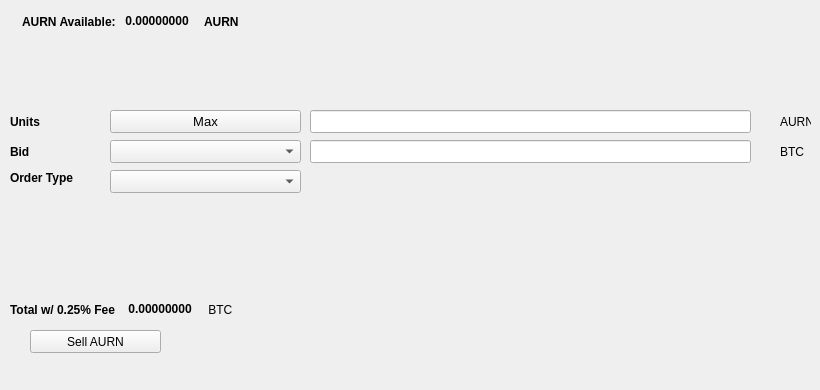
   <widget class="QWidget" name="SellTab">
    <attribute name="title">
     <string>Sell</string>
    </attribute>
    <widget class="QLabel" name="label_16">
     <property name="geometry">
      <rect>
       <x>780</x>
       <y>140</y>
       <width>31</width>
       <height>23</height>
      </rect>
     </property>
     <property name="text">
      <string>BTC</string>
     </property>
    </widget>
    <widget class="QComboBox" name="SellBidcomboBox">
     <property name="geometry">
      <rect>
       <x>110</x>
       <y>140</y>
       <width>191</width>
       <height>23</height>
      </rect>
     </property>
     <property name="font">
      <font>
       <pointsize>10</pointsize>
      </font>
     </property>
    </widget>
    <widget class="QLabel" name="label_18">
     <property name="geometry">
      <rect>
       <x>10</x>
       <y>110</y>
       <width>46</width>
       <height>23</height>
      </rect>
     </property>
     <property name="font">
      <font>
       <weight>75</weight>
       <bold>true</bold>
      </font>
     </property>
     <property name="text">
      <string>Units</string>
     </property>
    </widget>
    <widget class="QPushButton" name="Sell_Max_Amount">
     <property name="geometry">
      <rect>
       <x>110</x>
       <y>110</y>
       <width>191</width>
       <height>23</height>
      </rect>
     </property>
     <property name="font">
      <font>
       <pointsize>10</pointsize>
      </font>
     </property>
     <property name="text">
      <string>Max</string>
     </property>
    </widget>
    <widget class="QLabel" name="label_20">
     <property name="geometry">
      <rect>
       <x>10</x>
       <y>170</y>
       <width>91</width>
       <height>16</height>
      </rect>
     </property>
     <property name="font">
      <font>
       <weight>75</weight>
       <bold>true</bold>
      </font>
     </property>
     <property name="text">
      <string>Order Type</string>
     </property>
    </widget>
    <widget class="QComboBox" name="SellOrdertypeCombo">
     <property name="geometry">
      <rect>
       <x>110</x>
       <y>170</y>
       <width>191</width>
       <height>23</height>
      </rect>
     </property>
     <property name="font">
      <font>
       <pointsize>10</pointsize>
      </font>
     </property>
    </widget>
    <widget class="QLabel" name="label_21">
     <property name="geometry">
      <rect>
       <x>10</x>
       <y>140</y>
       <width>46</width>
       <height>23</height>
      </rect>
     </property>
     <property name="font">
      <font>
       <weight>75</weight>
       <bold>true</bold>
      </font>
     </property>
     <property name="text">
      <string>Bid</string>
     </property>
    </widget>
    <widget class="QLabel" name="label_22">
     <property name="geometry">
      <rect>
       <x>780</x>
       <y>110</y>
       <width>31</width>
       <height>23</height>
      </rect>
     </property>
     <property name="text">
      <string>AURN</string>
     </property>
    </widget>
    <widget class="QLineEdit" name="UnitsInputAURN">
     <property name="geometry">
      <rect>
       <x>310</x>
       <y>110</y>
       <width>441</width>
       <height>23</height>
      </rect>
     </property>
     <property name="font">
      <font>
       <pointsize>9</pointsize>
       <weight>75</weight>
       <bold>true</bold>
      </font>
     </property>
    </widget>
    <widget class="QLineEdit" name="SellBidPriceEdit">
     <property name="geometry">
      <rect>
       <x>310</x>
       <y>140</y>
       <width>441</width>
       <height>23</height>
      </rect>
     </property>
     <property name="font">
      <font>
       <pointsize>9</pointsize>
       <weight>75</weight>
       <bold>true</bold>
      </font>
     </property>
    </widget>
    <widget class="QPushButton" name="SellAURNBTN">
     <property name="geometry">
      <rect>
       <x>30</x>
       <y>330</y>
       <width>131</width>
       <height>23</height>
      </rect>
     </property>
     <property name="text">
      <string>Sell AURN</string>
     </property>
     <property name="icon">
      <iconset resource="../bitcoin.qrc">
       <normaloff>:/icons/bitcoin</normaloff>:/icons/bitcoin</iconset>
     </property>
    </widget>
    <widget class="QWidget" name="layoutWidget3">
     <property name="geometry">
      <rect>
       <x>22</x>
       <y>12</y>
       <width>258</width>
       <height>19</height>
      </rect>
     </property>
     <layout class="QHBoxLayout" name="horizontalLayout">
      <item>
       <widget class="QLabel" name="label232_2">
        <property name="font">
         <font>
          <weight>75</weight>
          <bold>true</bold>
         </font>
        </property>
        <property name="text">
         <string>AURN Available:</string>
        </property>
       </widget>
      </item>
      <item>
       <widget class="QLabel" name="AURNAvailableLabel">
        <property name="palette">
         <palette>
          <active>
           <colorrole role="WindowText">
            <brush brushstyle="SolidPattern">
             <color alpha="255">
              <red>0</red>
              <green>0</green>
              <blue>0</blue>
             </color>
            </brush>
           </colorrole>
           <colorrole role="Button">
            <brush brushstyle="SolidPattern">
             <color alpha="255">
              <red>0</red>
              <green>170</green>
              <blue>0</blue>
             </color>
            </brush>
           </colorrole>
           <colorrole role="Light">
            <brush brushstyle="SolidPattern">
             <color alpha="255">
              <red>0</red>
              <green>255</green>
              <blue>0</blue>
             </color>
            </brush>
           </colorrole>
           <colorrole role="Midlight">
            <brush brushstyle="SolidPattern">
             <color alpha="255">
              <red>0</red>
              <green>212</green>
              <blue>0</blue>
             </color>
            </brush>
           </colorrole>
           <colorrole role="Dark">
            <brush brushstyle="SolidPattern">
             <color alpha="255">
              <red>0</red>
              <green>85</green>
              <blue>0</blue>
             </color>
            </brush>
           </colorrole>
           <colorrole role="Mid">
            <brush brushstyle="SolidPattern">
             <color alpha="255">
              <red>0</red>
              <green>113</green>
              <blue>0</blue>
             </color>
            </brush>
           </colorrole>
           <colorrole role="Text">
            <brush brushstyle="SolidPattern">
             <color alpha="255">
              <red>0</red>
              <green>170</green>
              <blue>0</blue>
             </color>
            </brush>
           </colorrole>
           <colorrole role="BrightText">
            <brush brushstyle="SolidPattern">
             <color alpha="255">
              <red>255</red>
              <green>255</green>
              <blue>255</blue>
             </color>
            </brush>
           </colorrole>
           <colorrole role="ButtonText">
            <brush brushstyle="SolidPattern">
             <color alpha="255">
              <red>0</red>
              <green>0</green>
              <blue>0</blue>
             </color>
            </brush>
           </colorrole>
           <colorrole role="Base">
            <brush brushstyle="SolidPattern">
             <color alpha="255">
              <red>255</red>
              <green>255</green>
              <blue>255</blue>
             </color>
            </brush>
           </colorrole>
           <colorrole role="Window">
            <brush brushstyle="SolidPattern">
             <color alpha="255">
              <red>0</red>
              <green>170</green>
              <blue>0</blue>
             </color>
            </brush>
           </colorrole>
           <colorrole role="Shadow">
            <brush brushstyle="SolidPattern">
             <color alpha="255">
              <red>0</red>
              <green>0</green>
              <blue>0</blue>
             </color>
            </brush>
           </colorrole>
           <colorrole role="AlternateBase">
            <brush brushstyle="SolidPattern">
             <color alpha="255">
              <red>127</red>
              <green>212</green>
              <blue>127</blue>
             </color>
            </brush>
           </colorrole>
           <colorrole role="ToolTipBase">
            <brush brushstyle="SolidPattern">
             <color alpha="255">
              <red>255</red>
              <green>255</green>
              <blue>220</blue>
             </color>
            </brush>
           </colorrole>
           <colorrole role="ToolTipText">
            <brush brushstyle="SolidPattern">
             <color alpha="255">
              <red>0</red>
              <green>0</green>
              <blue>0</blue>
             </color>
            </brush>
           </colorrole>
          </active>
          <inactive>
           <colorrole role="WindowText">
            <brush brushstyle="SolidPattern">
             <color alpha="255">
              <red>0</red>
              <green>0</green>
              <blue>0</blue>
             </color>
            </brush>
           </colorrole>
           <colorrole role="Button">
            <brush brushstyle="SolidPattern">
             <color alpha="255">
              <red>0</red>
              <green>170</green>
              <blue>0</blue>
             </color>
            </brush>
           </colorrole>
           <colorrole role="Light">
            <brush brushstyle="SolidPattern">
             <color alpha="255">
              <red>0</red>
              <green>255</green>
              <blue>0</blue>
             </color>
            </brush>
           </colorrole>
           <colorrole role="Midlight">
            <brush brushstyle="SolidPattern">
             <color alpha="255">
              <red>0</red>
              <green>212</green>
              <blue>0</blue>
             </color>
            </brush>
           </colorrole>
           <colorrole role="Dark">
            <brush brushstyle="SolidPattern">
             <color alpha="255">
              <red>0</red>
              <green>85</green>
              <blue>0</blue>
             </color>
            </brush>
           </colorrole>
           <colorrole role="Mid">
            <brush brushstyle="SolidPattern">
             <color alpha="255">
              <red>0</red>
              <green>113</green>
              <blue>0</blue>
             </color>
            </brush>
           </colorrole>
           <colorrole role="Text">
            <brush brushstyle="SolidPattern">
             <color alpha="255">
              <red>0</red>
              <green>170</green>
              <blue>0</blue>
             </color>
            </brush>
           </colorrole>
           <colorrole role="BrightText">
            <brush brushstyle="SolidPattern">
             <color alpha="255">
              <red>255</red>
              <green>255</green>
              <blue>255</blue>
             </color>
            </brush>
           </colorrole>
           <colorrole role="ButtonText">
            <brush brushstyle="SolidPattern">
             <color alpha="255">
              <red>0</red>
              <green>0</green>
              <blue>0</blue>
             </color>
            </brush>
           </colorrole>
           <colorrole role="Base">
            <brush brushstyle="SolidPattern">
             <color alpha="255">
              <red>255</red>
              <green>255</green>
              <blue>255</blue>
             </color>
            </brush>
           </colorrole>
           <colorrole role="Window">
            <brush brushstyle="SolidPattern">
             <color alpha="255">
              <red>0</red>
              <green>170</green>
              <blue>0</blue>
             </color>
            </brush>
           </colorrole>
           <colorrole role="Shadow">
            <brush brushstyle="SolidPattern">
             <color alpha="255">
              <red>0</red>
              <green>0</green>
              <blue>0</blue>
             </color>
            </brush>
           </colorrole>
           <colorrole role="AlternateBase">
            <brush brushstyle="SolidPattern">
             <color alpha="255">
              <red>127</red>
              <green>212</green>
              <blue>127</blue>
             </color>
            </brush>
           </colorrole>
           <colorrole role="ToolTipBase">
            <brush brushstyle="SolidPattern">
             <color alpha="255">
              <red>255</red>
              <green>255</green>
              <blue>220</blue>
             </color>
            </brush>
           </colorrole>
           <colorrole role="ToolTipText">
            <brush brushstyle="SolidPattern">
             <color alpha="255">
              <red>0</red>
              <green>0</green>
              <blue>0</blue>
             </color>
            </brush>
           </colorrole>
          </inactive>
          <disabled>
           <colorrole role="WindowText">
            <brush brushstyle="SolidPattern">
             <color alpha="255">
              <red>0</red>
              <green>85</green>
              <blue>0</blue>
             </color>
            </brush>
           </colorrole>
           <colorrole role="Button">
            <brush brushstyle="SolidPattern">
             <color alpha="255">
              <red>0</red>
              <green>170</green>
              <blue>0</blue>
             </color>
            </brush>
           </colorrole>
           <colorrole role="Light">
            <brush brushstyle="SolidPattern">
             <color alpha="255">
              <red>0</red>
              <green>255</green>
              <blue>0</blue>
             </color>
            </brush>
           </colorrole>
           <colorrole role="Midlight">
            <brush brushstyle="SolidPattern">
             <color alpha="255">
              <red>0</red>
              <green>212</green>
              <blue>0</blue>
             </color>
            </brush>
           </colorrole>
           <colorrole role="Dark">
            <brush brushstyle="SolidPattern">
             <color alpha="255">
              <red>0</red>
              <green>85</green>
              <blue>0</blue>
             </color>
            </brush>
           </colorrole>
           <colorrole role="Mid">
            <brush brushstyle="SolidPattern">
             <color alpha="255">
              <red>0</red>
              <green>113</green>
              <blue>0</blue>
             </color>
            </brush>
           </colorrole>
           <colorrole role="Text">
            <brush brushstyle="SolidPattern">
             <color alpha="255">
              <red>0</red>
              <green>85</green>
              <blue>0</blue>
             </color>
            </brush>
           </colorrole>
           <colorrole role="BrightText">
            <brush brushstyle="SolidPattern">
             <color alpha="255">
              <red>255</red>
              <green>255</green>
              <blue>255</blue>
             </color>
            </brush>
           </colorrole>
           <colorrole role="ButtonText">
            <brush brushstyle="SolidPattern">
             <color alpha="255">
              <red>0</red>
              <green>85</green>
              <blue>0</blue>
             </color>
            </brush>
           </colorrole>
           <colorrole role="Base">
            <brush brushstyle="SolidPattern">
             <color alpha="255">
              <red>0</red>
              <green>170</green>
              <blue>0</blue>
             </color>
            </brush>
           </colorrole>
           <colorrole role="Window">
            <brush brushstyle="SolidPattern">
             <color alpha="255">
              <red>0</red>
              <green>170</green>
              <blue>0</blue>
             </color>
            </brush>
           </colorrole>
           <colorrole role="Shadow">
            <brush brushstyle="SolidPattern">
             <color alpha="255">
              <red>0</red>
              <green>0</green>
              <blue>0</blue>
             </color>
            </brush>
           </colorrole>
           <colorrole role="AlternateBase">
            <brush brushstyle="SolidPattern">
             <color alpha="255">
              <red>0</red>
              <green>170</green>
              <blue>0</blue>
             </color>
            </brush>
           </colorrole>
           <colorrole role="ToolTipBase">
            <brush brushstyle="SolidPattern">
             <color alpha="255">
              <red>255</red>
              <green>255</green>
              <blue>220</blue>
             </color>
            </brush>
           </colorrole>
           <colorrole role="ToolTipText">
            <brush brushstyle="SolidPattern">
             <color alpha="255">
              <red>0</red>
              <green>0</green>
              <blue>0</blue>
             </color>
            </brush>
           </colorrole>
          </disabled>
         </palette>
        </property>
        <property name="font">
         <font>
          <weight>75</weight>
          <bold>true</bold>
         </font>
        </property>
        <property name="text">
         <string> 0.00000000 </string>
        </property>
        <property name="textInteractionFlags">
         <set>Qt::LinksAccessibleByMouse|Qt::TextSelectableByKeyboard|Qt::TextSelectableByMouse</set>
        </property>
       </widget>
      </item>
      <item>
       <widget class="QLabel" name="labelAURN">
        <property name="font">
         <font>
          <weight>75</weight>
          <bold>true</bold>
         </font>
        </property>
        <property name="text">
         <string>AURN</string>
        </property>
       </widget>
      </item>
     </layout>
    </widget>
    <widget class="QWidget" name="layoutWidget">
     <property name="geometry">
      <rect>
       <x>10</x>
       <y>300</y>
       <width>268</width>
       <height>19</height>
      </rect>
     </property>
     <layout class="QHBoxLayout" name="horizontalLayout_2">
      <item>
       <widget class="QLabel" name="label_19">
        <property name="font">
         <font>
          <weight>75</weight>
          <bold>true</bold>
         </font>
        </property>
        <property name="text">
         <string>Total w/ 0.25% Fee </string>
        </property>
       </widget>
      </item>
      <item>
       <widget class="QLabel" name="SellCostLabel">
        <property name="palette">
         <palette>
          <active>
           <colorrole role="WindowText">
            <brush brushstyle="SolidPattern">
             <color alpha="255">
              <red>0</red>
              <green>0</green>
              <blue>0</blue>
             </color>
            </brush>
           </colorrole>
           <colorrole role="Button">
            <brush brushstyle="SolidPattern">
             <color alpha="255">
              <red>0</red>
              <green>170</green>
              <blue>0</blue>
             </color>
            </brush>
           </colorrole>
           <colorrole role="Light">
            <brush brushstyle="SolidPattern">
             <color alpha="255">
              <red>0</red>
              <green>255</green>
              <blue>0</blue>
             </color>
            </brush>
           </colorrole>
           <colorrole role="Midlight">
            <brush brushstyle="SolidPattern">
             <color alpha="255">
              <red>0</red>
              <green>212</green>
              <blue>0</blue>
             </color>
            </brush>
           </colorrole>
           <colorrole role="Dark">
            <brush brushstyle="SolidPattern">
             <color alpha="255">
              <red>0</red>
              <green>85</green>
              <blue>0</blue>
             </color>
            </brush>
           </colorrole>
           <colorrole role="Mid">
            <brush brushstyle="SolidPattern">
             <color alpha="255">
              <red>0</red>
              <green>113</green>
              <blue>0</blue>
             </color>
            </brush>
           </colorrole>
           <colorrole role="Text">
            <brush brushstyle="SolidPattern">
             <color alpha="255">
              <red>0</red>
              <green>170</green>
              <blue>0</blue>
             </color>
            </brush>
           </colorrole>
           <colorrole role="BrightText">
            <brush brushstyle="SolidPattern">
             <color alpha="255">
              <red>255</red>
              <green>255</green>
              <blue>255</blue>
             </color>
            </brush>
           </colorrole>
           <colorrole role="ButtonText">
            <brush brushstyle="SolidPattern">
             <color alpha="255">
              <red>0</red>
              <green>0</green>
              <blue>0</blue>
             </color>
            </brush>
           </colorrole>
           <colorrole role="Base">
            <brush brushstyle="SolidPattern">
             <color alpha="255">
              <red>255</red>
              <green>255</green>
              <blue>255</blue>
             </color>
            </brush>
           </colorrole>
           <colorrole role="Window">
            <brush brushstyle="SolidPattern">
             <color alpha="255">
              <red>0</red>
              <green>170</green>
              <blue>0</blue>
             </color>
            </brush>
           </colorrole>
           <colorrole role="Shadow">
            <brush brushstyle="SolidPattern">
             <color alpha="255">
              <red>0</red>
              <green>0</green>
              <blue>0</blue>
             </color>
            </brush>
           </colorrole>
           <colorrole role="AlternateBase">
            <brush brushstyle="SolidPattern">
             <color alpha="255">
              <red>127</red>
              <green>212</green>
              <blue>127</blue>
             </color>
            </brush>
           </colorrole>
           <colorrole role="ToolTipBase">
            <brush brushstyle="SolidPattern">
             <color alpha="255">
              <red>255</red>
              <green>255</green>
              <blue>220</blue>
             </color>
            </brush>
           </colorrole>
           <colorrole role="ToolTipText">
            <brush brushstyle="SolidPattern">
             <color alpha="255">
              <red>0</red>
              <green>0</green>
              <blue>0</blue>
             </color>
            </brush>
           </colorrole>
          </active>
          <inactive>
           <colorrole role="WindowText">
            <brush brushstyle="SolidPattern">
             <color alpha="255">
              <red>0</red>
              <green>0</green>
              <blue>0</blue>
             </color>
            </brush>
           </colorrole>
           <colorrole role="Button">
            <brush brushstyle="SolidPattern">
             <color alpha="255">
              <red>0</red>
              <green>170</green>
              <blue>0</blue>
             </color>
            </brush>
           </colorrole>
           <colorrole role="Light">
            <brush brushstyle="SolidPattern">
             <color alpha="255">
              <red>0</red>
              <green>255</green>
              <blue>0</blue>
             </color>
            </brush>
           </colorrole>
           <colorrole role="Midlight">
            <brush brushstyle="SolidPattern">
             <color alpha="255">
              <red>0</red>
              <green>212</green>
              <blue>0</blue>
             </color>
            </brush>
           </colorrole>
           <colorrole role="Dark">
            <brush brushstyle="SolidPattern">
             <color alpha="255">
              <red>0</red>
              <green>85</green>
              <blue>0</blue>
             </color>
            </brush>
           </colorrole>
           <colorrole role="Mid">
            <brush brushstyle="SolidPattern">
             <color alpha="255">
              <red>0</red>
              <green>113</green>
              <blue>0</blue>
             </color>
            </brush>
           </colorrole>
           <colorrole role="Text">
            <brush brushstyle="SolidPattern">
             <color alpha="255">
              <red>0</red>
              <green>170</green>
              <blue>0</blue>
             </color>
            </brush>
           </colorrole>
           <colorrole role="BrightText">
            <brush brushstyle="SolidPattern">
             <color alpha="255">
              <red>255</red>
              <green>255</green>
              <blue>255</blue>
             </color>
            </brush>
           </colorrole>
           <colorrole role="ButtonText">
            <brush brushstyle="SolidPattern">
             <color alpha="255">
              <red>0</red>
              <green>0</green>
              <blue>0</blue>
             </color>
            </brush>
           </colorrole>
           <colorrole role="Base">
            <brush brushstyle="SolidPattern">
             <color alpha="255">
              <red>255</red>
              <green>255</green>
              <blue>255</blue>
             </color>
            </brush>
           </colorrole>
           <colorrole role="Window">
            <brush brushstyle="SolidPattern">
             <color alpha="255">
              <red>0</red>
              <green>170</green>
              <blue>0</blue>
             </color>
            </brush>
           </colorrole>
           <colorrole role="Shadow">
            <brush brushstyle="SolidPattern">
             <color alpha="255">
              <red>0</red>
              <green>0</green>
              <blue>0</blue>
             </color>
            </brush>
           </colorrole>
           <colorrole role="AlternateBase">
            <brush brushstyle="SolidPattern">
             <color alpha="255">
              <red>127</red>
              <green>212</green>
              <blue>127</blue>
             </color>
            </brush>
           </colorrole>
           <colorrole role="ToolTipBase">
            <brush brushstyle="SolidPattern">
             <color alpha="255">
              <red>255</red>
              <green>255</green>
              <blue>220</blue>
             </color>
            </brush>
           </colorrole>
           <colorrole role="ToolTipText">
            <brush brushstyle="SolidPattern">
             <color alpha="255">
              <red>0</red>
              <green>0</green>
              <blue>0</blue>
             </color>
            </brush>
           </colorrole>
          </inactive>
          <disabled>
           <colorrole role="WindowText">
            <brush brushstyle="SolidPattern">
             <color alpha="255">
              <red>0</red>
              <green>85</green>
              <blue>0</blue>
             </color>
            </brush>
           </colorrole>
           <colorrole role="Button">
            <brush brushstyle="SolidPattern">
             <color alpha="255">
              <red>0</red>
              <green>170</green>
              <blue>0</blue>
             </color>
            </brush>
           </colorrole>
           <colorrole role="Light">
            <brush brushstyle="SolidPattern">
             <color alpha="255">
              <red>0</red>
              <green>255</green>
              <blue>0</blue>
             </color>
            </brush>
           </colorrole>
           <colorrole role="Midlight">
            <brush brushstyle="SolidPattern">
             <color alpha="255">
              <red>0</red>
              <green>212</green>
              <blue>0</blue>
             </color>
            </brush>
           </colorrole>
           <colorrole role="Dark">
            <brush brushstyle="SolidPattern">
             <color alpha="255">
              <red>0</red>
              <green>85</green>
              <blue>0</blue>
             </color>
            </brush>
           </colorrole>
           <colorrole role="Mid">
            <brush brushstyle="SolidPattern">
             <color alpha="255">
              <red>0</red>
              <green>113</green>
              <blue>0</blue>
             </color>
            </brush>
           </colorrole>
           <colorrole role="Text">
            <brush brushstyle="SolidPattern">
             <color alpha="255">
              <red>0</red>
              <green>85</green>
              <blue>0</blue>
             </color>
            </brush>
           </colorrole>
           <colorrole role="BrightText">
            <brush brushstyle="SolidPattern">
             <color alpha="255">
              <red>255</red>
              <green>255</green>
              <blue>255</blue>
             </color>
            </brush>
           </colorrole>
           <colorrole role="ButtonText">
            <brush brushstyle="SolidPattern">
             <color alpha="255">
              <red>0</red>
              <green>85</green>
              <blue>0</blue>
             </color>
            </brush>
           </colorrole>
           <colorrole role="Base">
            <brush brushstyle="SolidPattern">
             <color alpha="255">
              <red>0</red>
              <green>170</green>
              <blue>0</blue>
             </color>
            </brush>
           </colorrole>
           <colorrole role="Window">
            <brush brushstyle="SolidPattern">
             <color alpha="255">
              <red>0</red>
              <green>170</green>
              <blue>0</blue>
             </color>
            </brush>
           </colorrole>
           <colorrole role="Shadow">
            <brush brushstyle="SolidPattern">
             <color alpha="255">
              <red>0</red>
              <green>0</green>
              <blue>0</blue>
             </color>
            </brush>
           </colorrole>
           <colorrole role="AlternateBase">
            <brush brushstyle="SolidPattern">
             <color alpha="255">
              <red>0</red>
              <green>170</green>
              <blue>0</blue>
             </color>
            </brush>
           </colorrole>
           <colorrole role="ToolTipBase">
            <brush brushstyle="SolidPattern">
             <color alpha="255">
              <red>255</red>
              <green>255</green>
              <blue>220</blue>
             </color>
            </brush>
           </colorrole>
           <colorrole role="ToolTipText">
            <brush brushstyle="SolidPattern">
             <color alpha="255">
              <red>0</red>
              <green>0</green>
              <blue>0</blue>
             </color>
            </brush>
           </colorrole>
          </disabled>
         </palette>
        </property>
        <property name="font">
         <font>
          <weight>75</weight>
          <bold>true</bold>
         </font>
        </property>
        <property name="autoFillBackground">
         <bool>false</bool>
        </property>
        <property name="text">
         <string> 0.00000000</string>
        </property>
        <property name="textInteractionFlags">
         <set>Qt::LinksAccessibleByMouse|Qt::TextSelectableByMouse</set>
        </property>
       </widget>
      </item>
      <item>
       <widget class="QLabel" name="label_17">
        <property name="font">
         <font>
          <weight>50</weight>
          <bold>false</bold>
         </font>
        </property>
        <property name="text">
         <string> BTC</string>
        </property>
       </widget>
      </item>
     </layout>
    </widget>
    <widget class="QLabel" name="label_23">
     <property name="geometry">
      <rect>
       <x>460</x>
       <y>300</y>
       <width>281</width>
       <height>81</height>
      </rect>
     </property>
     <property name="text">
      <string/>
     </property>
     <property name="pixmap">
      <pixmap>:/images/bittrex</pixmap>
     </property>
    </widget>
   </widget>
